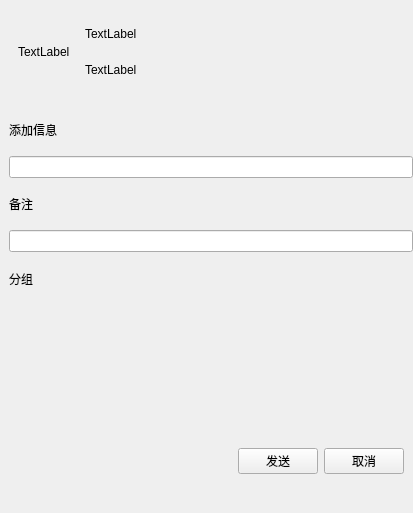
<?xml version="1.0" encoding="UTF-8"?>
<ui version="4.0">
 <class>AddWidget</class>
 <widget class="QWidget" name="AddWidget">
  <property name="geometry">
   <rect>
    <x>0</x>
    <y>0</y>
    <width>413</width>
    <height>513</height>
   </rect>
  </property>
  <property name="windowTitle">
   <string>添加好友</string>
  </property>
  <layout class="QVBoxLayout" name="verticalLayout_2" stretch="1,3,1">
   <property name="spacing">
    <number>0</number>
   </property>
   <property name="leftMargin">
    <number>9</number>
   </property>
   <property name="topMargin">
    <number>0</number>
   </property>
   <property name="rightMargin">
    <number>0</number>
   </property>
   <property name="bottomMargin">
    <number>0</number>
   </property>
   <item>
    <widget class="QWidget" name="userWidget" native="true">
     <property name="maximumSize">
      <size>
       <width>16777215</width>
       <height>16777215</height>
      </size>
     </property>
     <layout class="QHBoxLayout" name="horizontalLayout_2">
      <item>
       <widget class="QLabel" name="headLab">
        <property name="text">
         <string>TextLabel</string>
        </property>
       </widget>
      </item>
      <item>
       <widget class="QWidget" name="widget_3" native="true">
        <layout class="QVBoxLayout" name="verticalLayout_3">
         <item>
          <widget class="QLabel" name="nameLab">
           <property name="text">
            <string>TextLabel</string>
           </property>
          </widget>
         </item>
         <item>
          <widget class="QLabel" name="idLab">
           <property name="text">
            <string>TextLabel</string>
           </property>
          </widget>
         </item>
        </layout>
       </widget>
      </item>
      <item>
       <spacer name="horizontalSpacer_2">
        <property name="orientation">
         <enum>Qt::Horizontal</enum>
        </property>
        <property name="sizeHint" stdset="0">
         <size>
          <width>245</width>
          <height>20</height>
         </size>
        </property>
       </spacer>
      </item>
     </layout>
    </widget>
   </item>
   <item>
    <widget class="QWidget" name="widget" native="true">
     <layout class="QVBoxLayout" name="verticalLayout" stretch="1,0,1,2,1,2">
      <property name="spacing">
       <number>0</number>
      </property>
      <property name="leftMargin">
       <number>0</number>
      </property>
      <property name="topMargin">
       <number>0</number>
      </property>
      <property name="rightMargin">
       <number>0</number>
      </property>
      <property name="bottomMargin">
       <number>0</number>
      </property>
      <item>
       <widget class="QLabel" name="messageLab">
        <property name="text">
         <string>添加信息</string>
        </property>
       </widget>
      </item>
      <item>
       <widget class="QLineEdit" name="messageEdit"/>
      </item>
      <item>
       <widget class="QLabel" name="label_2">
        <property name="text">
         <string>备注</string>
        </property>
       </widget>
      </item>
      <item>
       <widget class="QLineEdit" name="nicknameEdit"/>
      </item>
      <item>
       <widget class="QLabel" name="label_3">
        <property name="text">
         <string>分组</string>
        </property>
       </widget>
      </item>
      <item>
       <widget class="QWidget" name="groupWidget" native="true">
        <layout class="QHBoxLayout" name="horizontalLayout_4">
         <property name="spacing">
          <number>0</number>
         </property>
         <property name="leftMargin">
          <number>0</number>
         </property>
         <property name="topMargin">
          <number>0</number>
         </property>
         <property name="rightMargin">
          <number>0</number>
         </property>
         <property name="bottomMargin">
          <number>0</number>
         </property>
        </layout>
       </widget>
      </item>
     </layout>
    </widget>
   </item>
   <item>
    <widget class="QWidget" name="widget_2" native="true">
     <layout class="QHBoxLayout" name="horizontalLayout">
      <item>
       <spacer name="horizontalSpacer">
        <property name="orientation">
         <enum>Qt::Horizontal</enum>
        </property>
        <property name="sizeHint" stdset="0">
         <size>
          <width>212</width>
          <height>20</height>
         </size>
        </property>
       </spacer>
      </item>
      <item>
       <widget class="QPushButton" name="sendBtn">
        <property name="text">
         <string>发送</string>
        </property>
       </widget>
      </item>
      <item>
       <widget class="QPushButton" name="cancelBtn">
        <property name="text">
         <string>取消</string>
        </property>
       </widget>
      </item>
     </layout>
    </widget>
   </item>
  </layout>
 </widget>
 <resources/>
 <connections/>
</ui>
